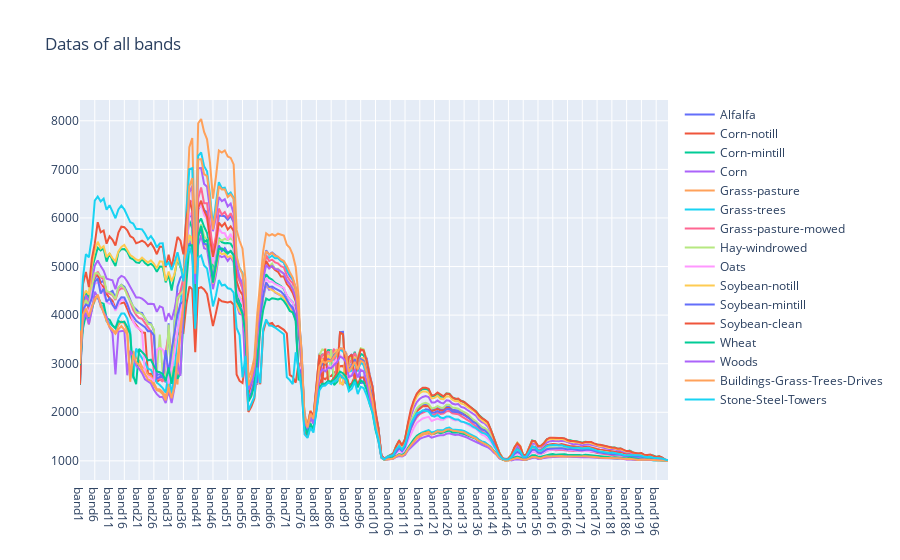

Here is the notebook cell this chart was saved with:
### Code cell
#绘制多折线动态图
import matplotlib.pyplot as plt

import seaborn as sns
import plotly.graph_objects as go
import plotly.express as px
import pandas as pd
import numpy as np
import plotly.offline as po
import plotly.io as pio


X, y = read_HSI()

def extract_pixels(X, y):
  q = X.reshape(-1, X.shape[2])
  df = pd.DataFrame(data = q)
  df = pd.concat([df, pd.DataFrame(data = y.ravel())], axis=1)
  df.columns= [f'band{i}' for i in range(1, 1+X.shape[2])]+['class']
  return df
  
df = extract_pixels(X, y)

df.head()

df.info()

df.iloc[:, :-1].describe()

sample_size = 1
sample = df.groupby('class').apply(lambda x: x.sample(sample_size))
sample = sample.T
sample.columns = [i for i in range(17)]
sample = sample.drop(columns = 0)
sample = sample.drop('class')
sample.columns = [class_labels[str(i+1)] for i in range(16)]


fig = go.Figure()
for i in range(0,16):

  fig.add_scatter(x=sample.index, y=sample[class_labels[str(i+1)]],name = class_labels[str(i+1)])
fig.update_layout(title = "Datas of all bands")
fig.show()

#po.plot(fig)#,filename = './results/lines/all_line.html')

### Figure 1 — Plotly figure (JSON) as saved in the notebook; plotly's stock layout.template omitted (floating-point values rounded to 4 significant figures; data arrays with more than 128 entries replaced by an {"elided": "..."} marker saying what was removed)
{"data": [{"name": "Alfalfa", "type": "scatter", "x": {"elided": "200 str values"}, "y": {"elided": "200 int values"}}, {"name": "Corn-notill", "type": "scatter", "x": {"elided": "200 str values"}, "y": {"elided": "200 int values"}}, {"name": "Corn-mintill", "type": "scatter", "x": {"elided": "200 str values"}, "y": {"elided": "200 int values"}}, {"name": "Corn", "type": "scatter", "x": {"elided": "200 str values"}, "y": {"elided": "200 int values"}}, {"name": "Grass-pasture", "type": "scatter", "x": {"elided": "200 str values"}, "y": {"elided": "200 int values"}}, {"name": "Grass-trees", "type": "scatter", "x": {"elided": "200 str values"}, "y": {"elided": "200 int values"}}, {"name": "Grass-pasture-mowed", "type": "scatter", "x": {"elided": "200 str values"}, "y": {"elided": "200 int values"}}, {"name": "Hay-windrowed", "type": "scatter", "x": {"elided": "200 str values"}, "y": {"elided": "200 int values"}}, {"name": "Oats", "type": "scatter", "x": {"elided": "200 str values"}, "y": {"elided": "200 int values"}}, {"name": "Soybean-notill", "type": "scatter", "x": {"elided": "200 str values"}, "y": {"elided": "200 int values"}}, {"name": "Soybean-mintill", "type": "scatter", "x": {"elided": "200 str values"}, "y": {"elided": "200 int values"}}, {"name": "Soybean-clean", "type": "scatter", "x": {"elided": "200 str values"}, "y": {"elided": "200 int values"}}, {"name": "Wheat", "type": "scatter", "x": {"elided": "200 str values"}, "y": {"elided": "200 int values"}}, {"name": "Woods", "type": "scatter", "x": {"elided": "200 str values"}, "y": {"elided": "200 int values"}}, {"name": "Buildings-Grass-Trees-Drives", "type": "scatter", "x": {"elided": "200 str values"}, "y": {"elided": "200 int values"}}, {"name": "Stone-Steel-Towers", "type": "scatter", "x": {"elided": "200 str values"}, "y": {"elided": "200 int values"}}], "layout": {"title": {"text": "Datas of all bands"}}}
